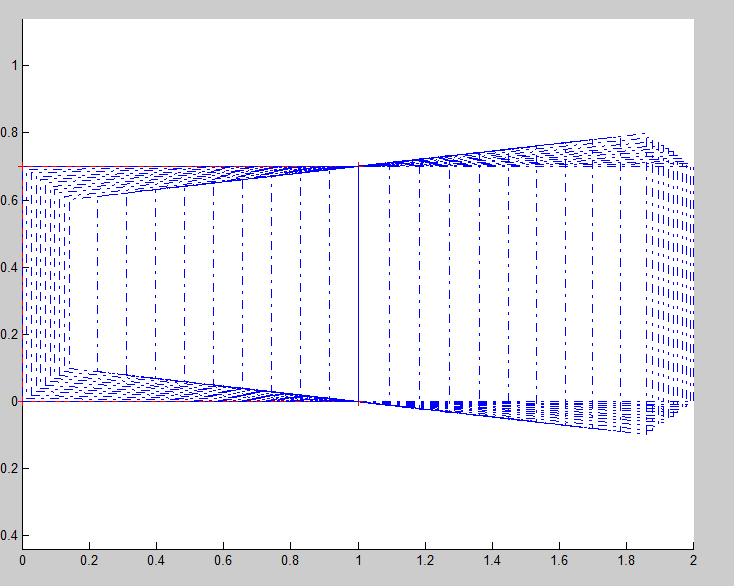
//> input picture how_to_make_effect/animation.png, 734 x 586 px, given in place of xxx.jpg, which was not available
$ ./main   (built with g++ and OpenCV 4)
//> lines starting //> are read from the running program, lines starting //| are printed output that depends on the picture; pictures that were not available may be replaced by others from this repository, and a replacement may not be noted
#include <stdio.h>
#include <stdlib.h>
#include <string.h>
#include <vector>
#include <math.h>
#include "util.h"
#include "im2video.h"
#include "videomix.h"
#include "log5cxx.h"
#include "CXmlParser.h"
#include "ResService.h"

//#ifdef linux
#include <unistd.h>
#include <sys/time.h>
#include <signal.h>
#include <getopt.h>
//#endif

using namespace std;
#include <opencv2/opencv.hpp>
using namespace cv;

#ifndef MAX_PATH
#define MAX_PATH 4096
#endif

#ifdef linux
#define NONE         "\033[m"
#define RED          "\033[0;32;31m"
#define LIGHT_RED    "\033[1;31m"
#define GREEN        "\033[0;32;32m"
#define LIGHT_GREEN  "\033[1;32m"
#define BLUE         "\033[0;32;34m"
#define LIGHT_BLUE   "\033[1;34m"
#define DARY_GRAY    "\033[1;30m"
#define CYAN         "\033[0;36m"
#define LIGHT_CYAN   "\033[1;36m"
#define PURPLE       "\033[0;35m"
#define LIGHT_PURPLE "\033[1;35m"
#define BROWN        "\033[0;33m"
#define YELLOW       "\033[1;33m"
#define LIGHT_GRAY   "\033[0;37m"
#define WHITE        "\033[1;37m"
#endif

static char pp[][1024] = {
    "|                           |%3d %% %s\r",
    "|#                          |%3d %% %s\r",
    "|##                         |%3d %% %s\r",
    "|###                        |%3d %% %s\r",
    "|####                       |%3d %% %s\r",
    "|#####                      |%3d %% %s\r",
    "|######                     |%3d %% %s\r",
    "|#######                    |%3d %% %s\r",
    "|########                   |%3d %% %s\r",
    "|#########                  |%3d %% %s\r",
    "|##########                 |%3d %% %s\r",
    "|###########                |%3d %% %s\r",
    "|############               |%3d %% %s\r",
    "|#############              |%3d %% %s\r",
    "|##############             |%3d %% %s\r",
    "|###############            |%3d %% %s\r",
    "|################           |%3d %% %s\r",
    "|#################          |%3d %% %s\r",
    "|##################         |%3d %% %s\r",
    "|###################        |%3d %% %s\r",
    "|####################       |%3d %% %s\r",
    "|#####################      |%3d %% %s\r",
    "|######################     |%3d %% %s\r",
    "|#######################    |%3d %% %s\r",
    "|########################   |%3d %% %s\r",
    "|#########################  |%3d %% %s\r"
};

/**
 *  Callback function to notify the percentage has been changed.
 */
// [13 lines left out: function percentHandle, not called in this run]

/**
 *  video maker
 */
// [64 lines left out: functions animationMaker, mixrenderMaker, help, not called in this run]

static char *optstring = "a:A:b:B:c:C:hvp:";
static struct option long_options[] =
{         //  no_argument--0,required_argument--1,optional_argument--2
    {"out", 1, NULL, 'a'},
    {"script",    1, NULL, 'A'},
    {"maxthread", 1, NULL, 'b'},
    {"mixfrom",   1, NULL, 'B'},
    {"mixto",     1, NULL, 'c'},
    {"effectname",1, NULL, 'C'},
    {"help",      0, NULL, 'h'},
    {"version",   0, NULL, 'v'},
    {"predict",   1, NULL, 'p'},
    {0, 0, 0, 0}
};

void predict_transform(const char *pts_file);

// [44 lines left out: function main, not called in this run]

/**
 *  calculate transform matrix according the point-pairs
 */
#include "lsq.h"
using namespace std;

// [63 lines left out: function predict_transform, not called in this run]

int testCV() {
    cv::Mat img = cv::imread("xxx.jpg");
//> img is the input picture: 586 rows x 734 cols, CV_8UC3; mean B, G, R 245.1, 238, 238.3
    Size dsize = Size(img.cols, img.rows);
//> dsize = Size(734, 586)
    int width = dsize.width / 3;
//> width = 244
    int height = dsize.height / 3;
//> height = 195
    cv::Rect roi(width, height, width, height);
//> roi = Rect(244, 195, 244, 195)
    cv::Mat imgTiny = img(roi);
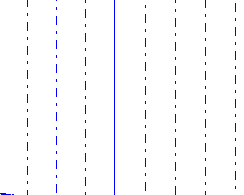
//> imgTiny: 195 rows x 244 cols, CV_8UC3; mean B, G, R 255, 250.2, 250.2

    cv::Mat imgResize;
    resize(imgTiny, imgResize, dsize);
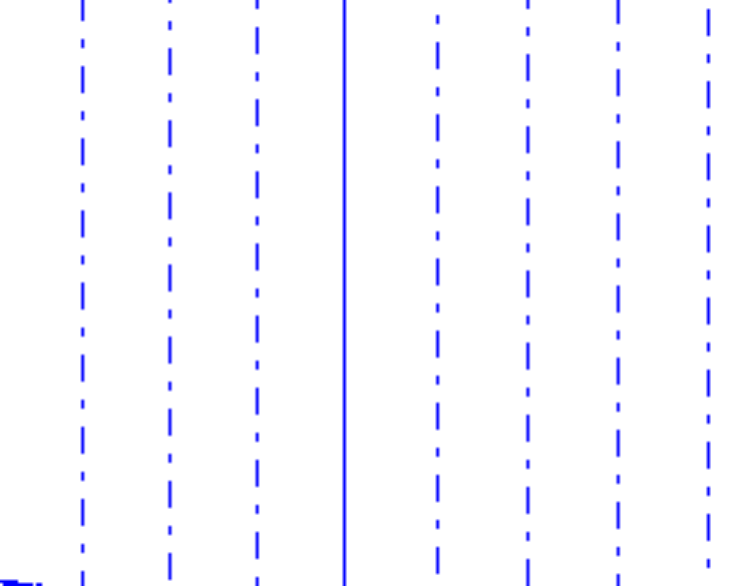
//> imgResize: 586 rows x 734 cols, CV_8UC3; mean B, G, R 255, 250.2, 250.2
    cv::Mat imgBlur;
    int i = 200;
    //medianBlur(imgResize, imgBlur, 21);
    GaussianBlur(imgResize, imgBlur, Size(21, 21), 5, 5);
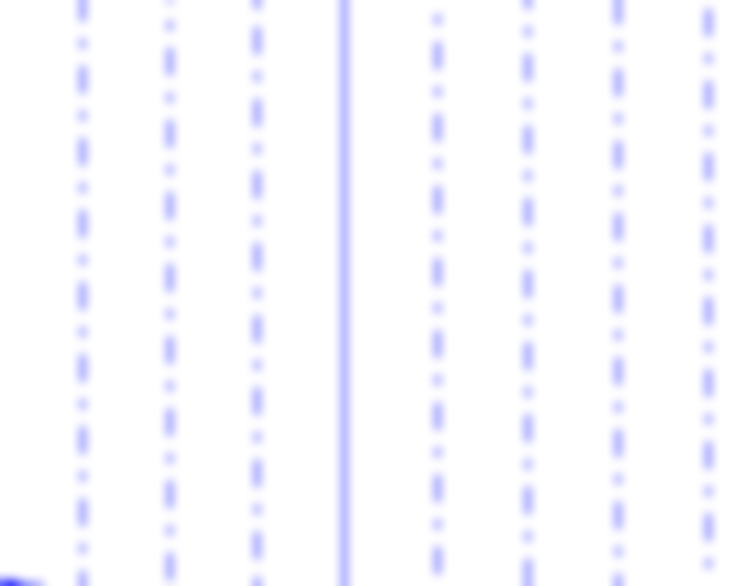
//> imgBlur: 586 rows x 734 cols, CV_8UC3; mean B, G, R 255, 250.2, 250.2

    imshow("nn", imgBlur);
    int c = waitKey(15000);

    return 0;
}

// added to run one function of the file
int main() { testCV(); }
